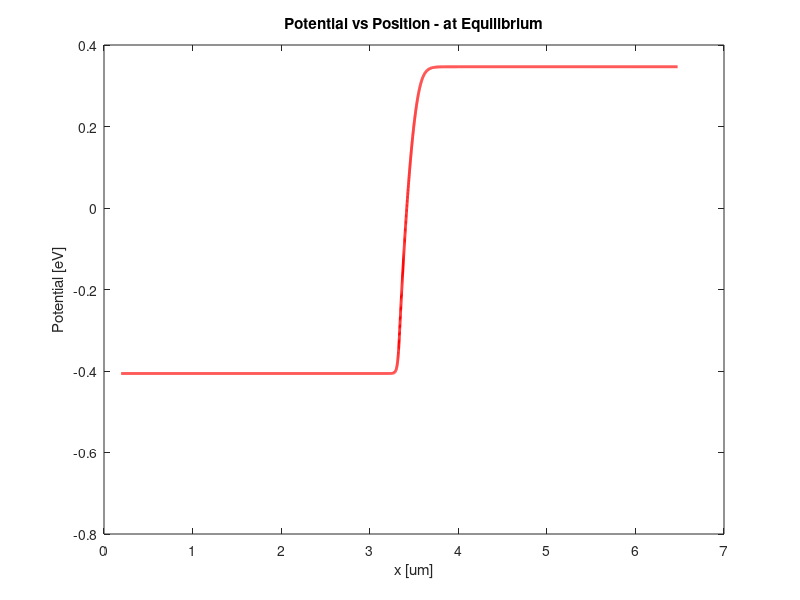
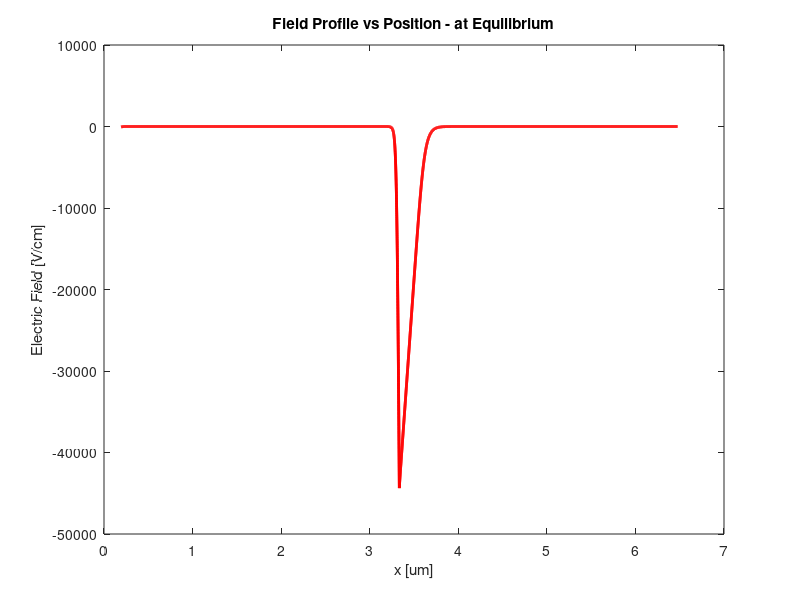
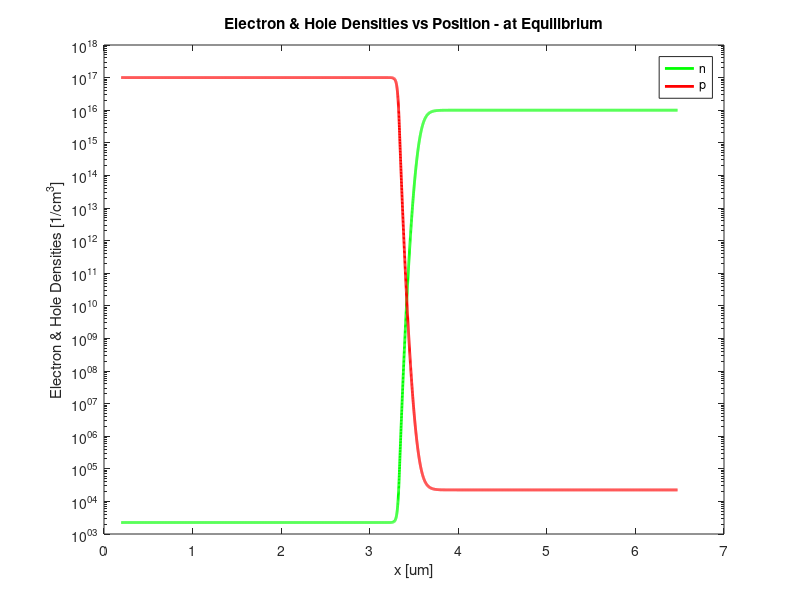
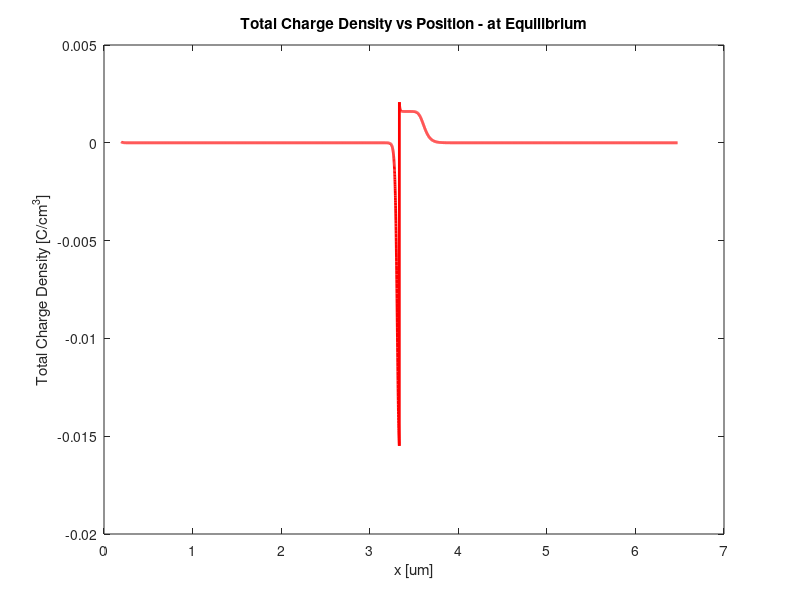

Write the MATLAB code that produced these figures, in order.
%%%%%%%%%%%%%%%%%%%%%%%%%%%%%%%%%%%%%%%%%%%%%%%%%%%%%%%
%%%%%%%%%%     1D Drift Diffusion Model fora pn Diodes       
%%%%%%%%%%     Equilibrium and Non Equilibrium Solver        %%
%%%%%%%%%%%%%%%%%%%%%%%%%%%%%%%%%%%%%%%%%%%%%%%%%%%%%%%%%%%%%%%%       
      
clear all;
close all;
clc;

% Defining the Fundamental and Material Constants %

q     = 1.602E-19;        % C or [J/eV]
kb    = 1.38E-23;         % [J/K]
eps   = 1.05E-12;         % This includes the eps  = 11.7 for Si [F/cm]
T     = 300;              % [K]
ni    = 1.5E10;           % Intrinsic carrier concentration [1/cm^3]
Vt    = kb*T/q;           % [eV]
RNc   = 2.8E19;           % This is 2.8e20 in the FORTRAN file
TAUN0 = 0.1E-6;           % Electron SRH life time
TAUP0 = 0.1E-6;           % Hole SRH life time
mun0   = 1500;            % Electron Mobility in cm2/V-s
mup0   = 1000;            % Hole Mobility in cm2/V-s
                        
                        
dEc = Vt*log(RNc/ni);

% Define Doping Values %

Na = 1E17;             % [1/cm^3]
Nd = 1E16;             % [1/cm^3]

% Calculate relevant parameters for the simulation %

Vbi = Vt*log(Na*Nd/(ni*ni));
W   = sqrt(2*eps*(Na+Nd)*Vbi/(q*Na*Nd));     % [cm]
Wn  = W*sqrt(Na/(Na+Nd));                    % [cm]
Wp  = W*sqrt(Nd/(Na+Nd));                    % [cm]
Wone = sqrt(2*eps*Vbi/(q*Na));               % [cm]
E_p = q*Nd*Wn/eps;                           % [V/cm]
Ldn = sqrt(eps*Vt/(q*Nd));
Ldp = sqrt(eps*Vt/(q*Na));
Ldi = sqrt(eps*Vt/(q*ni));

% Calculate relevant parameters in an input file %
% Write to a file
save input_params.txt  Na Nd Vbi W Wn Wp E_p Ldn Ldp

%%%%%%%%%%%%%%%%%%%%%%%%%%%%%%%%%%%%%%%%%%%%%%%%%%%%%%%%%%%%%%%%%%%%%%%%%%%%%%

%Material_Constants    %Define some material constants
      
% Setting the size of the simulation domain based 
% on the analytical results for the width of the depletion regions
% for a simple pn-diode %

x_max = 0;
if(x_max < Wn)
    x_max = Wn;
end
if(x_max < Wp)
    x_max = Wp;
end
x_max = 20*x_max;

% Setting the grid size based on the extrinsic Debye lengths %

dx = Ldn;
if(dx > Ldp)
    dx=Ldp;
end
dx = dx/20;

% Calculate the required number of grid points and renormalize dx %

n_max = x_max/dx;
n_max = round(n_max);

dx = dx/Ldi;    % Renormalize lengths with Ldi

% Set up the doping C(x)=Nd(x)-Na(x) that is normalized with ni %

for i = 1:n_max
    if(i <= n_max/2)
        dop(i) = - Na/ni;
    elseif(i > n_max/2)
        dop(i) = Nd/ni;
    end
end
% Initialize the potential based on the requirement of charge
% neutrality throughout the whole structure

for i = 1: n_max
    zz = 0.5*dop(i);
    if(zz > 0)
        xx = zz*(1 + sqrt(1+1/(zz*zz)));
    elseif(zz <  0)
        xx = zz*(1 - sqrt(1+1/(zz*zz)));
    end
    fi(i) = log(xx);
    n(i) = xx;
    p(i) = 1/xx;
end

delta_acc = 1E-5;               % Preset the Tolerance


%%%%%%%%%%%%%%%%%%%%%%%%%%%%%%%%%%%%%%%%%%%%%%%%%%%%%%%%%%%%%%%%%%%%%%%%%%
%%%%%%           EQUILIBRIUM  SOLUTION PART BEGINS                      %%

%(A) Define the elements of the coefficient matrix for the internal nodes and
%    initialize the forcing function

dx2 = dx*dx;
for i = 1: n_max
    a(i) = 1/dx2;
    c(i) = 1/dx2;
    b(i) = -(2/dx2+exp(fi(i))+exp(-fi(i)));
    f(i) = exp(fi(i)) - exp(-fi(i)) - dop(i) - fi(i)*(exp(fi(i))+exp(-fi(i)));
 end


%(B) Define the elements of the coefficient matrix and initialize the forcing
%    function at the ohmic contacts 

a(1) = 0;
c(1) = 0;
b(1) = 1;
f(1) = fi(1);
a(n_max) = 0;
c(n_max) = 0;
b(n_max) = 1;
f(n_max) = fi(n_max);

%(C)  Start the iterative procedure for the solution of the linearized Poisson
%     equation using LU decomposition method:

flag_conv = 0;		           % convergence of the Poisson loop
k_iter= 0;
while(~flag_conv)            
    k_iter = k_iter + 1; 
    
    alpha(1) = b(1);
    for i=2:n_max
        beta(i)=a(i)/alpha(i-1);
        alpha(i)=b(i)-beta(i)*c(i-1);
    end
    
% Solution of Lv = f %    

    v(1) = f(1);
    for i = 2:n_max
        v(i) = f(i) - beta(i)*v(i-1);
    end
     
% Solution of U*fi = v %    

    temp = v(n_max)/alpha(n_max);
    delta(n_max) = temp - fi(n_max);
    fi(n_max)=temp;
    for i = (n_max-1):-1:1       %delta%
        temp = (v(i)-c(i)*fi(i+1))/alpha(i);
        delta(i) = temp - fi(i);
        fi(i) = temp;
    end
    
    delta_max = 0;
    
    for i = 1: n_max
        xx = abs(delta(i));
        if(xx > delta_max)
            delta_max=xx;
        end
        %sprintf('delta_max = %d',delta_max)      %'k_iter = %d',k_iter,'
        
    end

     %delta_max=max(abs(delta));
   
% Test convergence and recalculate forcing function and 
% central coefficient b if necessary
    
    if(delta_max < delta_acc)
        flag_conv = 1;
    else
        for i = 2: n_max-1
            b(i) = -(2/dx2 + exp(fi(i)) + exp(-fi(i)));
            f(i) = exp(fi(i)) - exp(-fi(i)) - dop(i) - fi(i)*(exp(fi(i)) + exp(-fi(i)));
        end
    end
end


xx1(1) = dx*1e4;
for i = 2:n_max-1 
    Ec(i) = dEc - Vt*fi(i);     %Values from the second Node%
    ro(i) = -ni*(exp(fi(i)) - exp(-fi(i)) - dop(i));
    el_field1(i) = -(fi(i+1) - fi(i))*Vt/(dx*Ldi);
    el_field2(i) = -(fi(i+1) - fi(i-1))*Vt/(2*dx*Ldi);
    n(i) = exp(fi(i));
    p(i) = exp(-fi(i));
    xx1(i) = xx1(i-1) + dx*Ldi*1e4;
end


Ec(1) = Ec(2);
Ec(n_max) = Ec(n_max-1);
xx1(n_max) = xx1(n_max-1) + dx*Ldi*1e4;
el_field1(1) = el_field1(2);
el_field2(1) = el_field2(2);
el_field1(n_max) = el_field1(n_max-1);
el_field2(n_max) = el_field2(n_max-1);
nf = n*ni;
pf = p*ni;
ro(1) = ro(2);
ro(n_max) = ro(n_max-1);

figure(1)
plot(xx1, Vt*fi,'r','LineWidth',2)
xlabel('x [um]');
ylabel('Potential [eV]');
title('Potential vs Position - at Equilibrium');

figure(2)
plot(xx1, el_field1,'r','LineWidth',2)
hold on;
plot(xx1, el_field2,'r','LineWidth',2)
xlabel('x [um]');
ylabel('Electric Field [V/cm]');
title('Field Profile vs Position - at Equilibrium');

figure(3)
%plot(xx1, nf,'g','LineWidth',2)
semilogy(xx1, nf,'g','LineWidth',2)
hold on;
%plot(xx1, pf,'r','LineWidth',2)
semilogy(xx1, pf,'r','LineWidth',2)
xlabel('x [um]');
ylabel('Electron & Hole Densities [1/cm^3]');
title('Electron & Hole Densities vs Position - at Equilibrium');
legend('n','p');
%axis([0 6.75 0 10.2e17])

figure(4)
%plot(xx1, ro,'r','LineWidth',2)
plot(xx1, q*ro,'r','LineWidth',2)
xlabel('x [um]');
%ylabel('Total Charge Density [1/cm^3]');
ylabel('Total Charge Density [C/cm^3]');
title('Total Charge Density vs Position - at Equilibrium');
%axis([0.5 5 -3e17 8e17])

figure(5)
plot(xx1, Ec,'r','LineWidth',2)
xlabel('x [um]');
%ylabel('Total Charge Density [1/cm^3]');
ylabel('Conduction Band Energy (eV)');
title('Conduction Band vs Position - at Equilibrium');